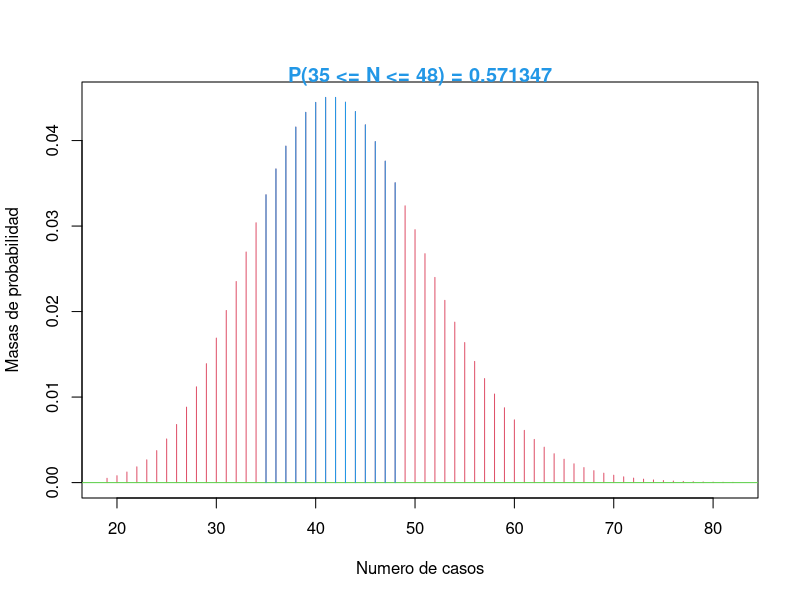

Write the R code that produced this figure.
BinomialNegativa.Plot <- function(n,p, a=NA,b=NA,calcProb=(!is.na(a) | !is.na(b)),quantile=NA,calcQuant=!is.na(quantile)){
  media = n*(1-p)/p
  sd = sqrt(n*(1-p)/p^2)
  low = max(0, round(media - 3 * sd))
  high = round(media + 5 * sd)
  values = low:high
  probs = dnbinom(values,size=50,mu=media)
  plot(c(low,high), c(0,max(probs)), type = "n", 
       xlab = "Numero de casos",
       ylab = "Masas de probabilidad",
       main = "")
  lines(values, probs, type = "h", col = 2)
  abline(h=0,col=3)
  if(calcProb) {
    if(is.na(a)){ a = 0 }
    if(is.na(b)){
      a = round(a)
      prob = 1-pnbinom(a-1,size=50,mu=media)
      title(paste("P(",a," <= Y ) = ",round(prob,6),sep=""),line=0,col.main=4)
      u = seq(max(c(a,low)),high,by=1)
    }
    else {
      if(a > b) {d = a; a = b; b = d;}
      a = round(a); b = round(b)
      prob = pnbinom(b,size=50,mu=media) - pnbinom(a-1,size=50,mu=media)
      title(paste("P(",a," <= N <= ",b,") = ",round(prob,6),sep=""),line=0,col.main=4)
      u = seq(max(c(a,low)),min(c(b,high)),by=1)
    }
    v = dnbinom(u,size=50,mu=media)
    lines(u,v,type="h",col=4)
  }
  else if(calcQuant==T) {
    if(quantile < 0 || quantile > 1)
      stop("El cuantil debe estar entre 0 y 1")
    x = qnbinom(quantile,mu=media)
    title(paste("",quantile," quantile = ",x,sep=""),line=0,col.main=4)
    u = 0:x
    v = dnbinom(u,mu=media)
    lines(u,v,type="h",col=4)
  }
  return(invisible())
}

BinomialNegativa.Plot(100,.7,a=35,b=48)